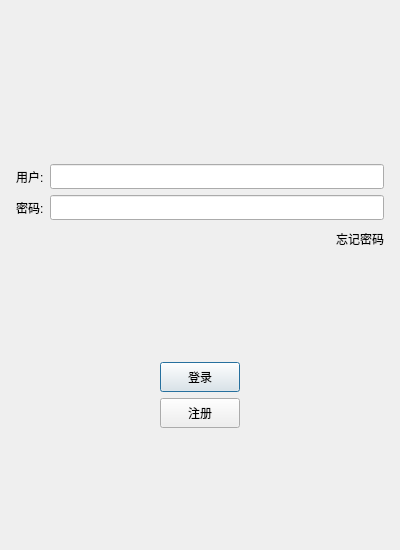
<?xml version="1.0" encoding="UTF-8"?>
<ui version="4.0">
 <class>LoginClass</class>
 <widget class="QDialog" name="LoginClass">
  <property name="geometry">
   <rect>
    <x>0</x>
    <y>0</y>
    <width>400</width>
    <height>550</height>
   </rect>
  </property>
  <property name="minimumSize">
   <size>
    <width>400</width>
    <height>550</height>
   </size>
  </property>
  <property name="maximumSize">
   <size>
    <width>400</width>
    <height>550</height>
   </size>
  </property>
  <property name="windowTitle">
   <string>Login</string>
  </property>
  <layout class="QVBoxLayout" name="verticalLayout_2">
   <item>
    <layout class="QVBoxLayout" name="verticalLayout">
     <property name="leftMargin">
      <number>5</number>
     </property>
     <property name="topMargin">
      <number>5</number>
     </property>
     <property name="rightMargin">
      <number>5</number>
     </property>
     <property name="bottomMargin">
      <number>5</number>
     </property>
     <item>
      <widget class="QWidget" name="widget" native="true">
       <layout class="QGridLayout" name="gridLayout">
        <item row="0" column="0">
         <widget class="QLabel" name="label">
          <property name="text">
           <string/>
          </property>
          <property name="pixmap">
           <pixmap resource="MainWindow.qrc">:/image/resource/KamneRider.png</pixmap>
          </property>
          <property name="alignment">
           <set>Qt::AlignmentFlag::AlignCenter</set>
          </property>
         </widget>
        </item>
       </layout>
      </widget>
     </item>
     <item>
      <spacer name="verticalSpacer">
       <property name="orientation">
        <enum>Qt::Orientation::Vertical</enum>
       </property>
       <property name="sizeHint" stdset="0">
        <size>
         <width>20</width>
         <height>40</height>
        </size>
       </property>
      </spacer>
     </item>
     <item>
      <layout class="QHBoxLayout" name="horizontalLayout">
       <item>
        <widget class="QLabel" name="user_label">
         <property name="minimumSize">
          <size>
           <width>0</width>
           <height>25</height>
          </size>
         </property>
         <property name="text">
          <string>用户:</string>
         </property>
        </widget>
       </item>
       <item>
        <widget class="QLineEdit" name="user_lineEdit">
         <property name="minimumSize">
          <size>
           <width>0</width>
           <height>25</height>
          </size>
         </property>
        </widget>
       </item>
      </layout>
     </item>
     <item>
      <layout class="QHBoxLayout" name="horizontalLayout_2">
       <item>
        <widget class="QLabel" name="pwd_label">
         <property name="minimumSize">
          <size>
           <width>0</width>
           <height>25</height>
          </size>
         </property>
         <property name="text">
          <string>密码:</string>
         </property>
        </widget>
       </item>
       <item>
        <widget class="QLineEdit" name="pwd_lineEdit">
         <property name="minimumSize">
          <size>
           <width>0</width>
           <height>25</height>
          </size>
         </property>
        </widget>
       </item>
      </layout>
     </item>
     <item>
      <layout class="QHBoxLayout" name="horizontalLayout_3">
       <item>
        <spacer name="horizontalSpacer">
         <property name="orientation">
          <enum>Qt::Orientation::Horizontal</enum>
         </property>
         <property name="sizeHint" stdset="0">
          <size>
           <width>40</width>
           <height>20</height>
          </size>
         </property>
        </spacer>
       </item>
       <item>
        <widget class="ClickedLabel" name="forget_label">
         <property name="minimumSize">
          <size>
           <width>0</width>
           <height>25</height>
          </size>
         </property>
         <property name="text">
          <string>忘记密码</string>
         </property>
        </widget>
       </item>
      </layout>
     </item>
     <item>
      <spacer name="verticalSpacer_2">
       <property name="orientation">
        <enum>Qt::Orientation::Vertical</enum>
       </property>
       <property name="sizeHint" stdset="0">
        <size>
         <width>20</width>
         <height>50</height>
        </size>
       </property>
      </spacer>
     </item>
     <item>
      <layout class="QHBoxLayout" name="horizontalLayout_4">
       <item>
        <spacer name="horizontalSpacer_2">
         <property name="orientation">
          <enum>Qt::Orientation::Horizontal</enum>
         </property>
         <property name="sizeHint" stdset="0">
          <size>
           <width>40</width>
           <height>20</height>
          </size>
         </property>
        </spacer>
       </item>
       <item>
        <widget class="QPushButton" name="login_Button">
         <property name="minimumSize">
          <size>
           <width>50</width>
           <height>30</height>
          </size>
         </property>
         <property name="text">
          <string>登录</string>
         </property>
        </widget>
       </item>
       <item>
        <spacer name="horizontalSpacer_3">
         <property name="orientation">
          <enum>Qt::Orientation::Horizontal</enum>
         </property>
         <property name="sizeHint" stdset="0">
          <size>
           <width>40</width>
           <height>20</height>
          </size>
         </property>
        </spacer>
       </item>
      </layout>
     </item>
     <item>
      <layout class="QHBoxLayout" name="horizontalLayout_5">
       <item>
        <spacer name="horizontalSpacer_4">
         <property name="orientation">
          <enum>Qt::Orientation::Horizontal</enum>
         </property>
         <property name="sizeHint" stdset="0">
          <size>
           <width>40</width>
           <height>20</height>
          </size>
         </property>
        </spacer>
       </item>
       <item>
        <widget class="QPushButton" name="register_Button">
         <property name="minimumSize">
          <size>
           <width>50</width>
           <height>30</height>
          </size>
         </property>
         <property name="text">
          <string>注册</string>
         </property>
        </widget>
       </item>
       <item>
        <spacer name="horizontalSpacer_5">
         <property name="orientation">
          <enum>Qt::Orientation::Horizontal</enum>
         </property>
         <property name="sizeHint" stdset="0">
          <size>
           <width>40</width>
           <height>20</height>
          </size>
         </property>
        </spacer>
       </item>
      </layout>
     </item>
     <item>
      <spacer name="verticalSpacer_3">
       <property name="orientation">
        <enum>Qt::Orientation::Vertical</enum>
       </property>
       <property name="sizeHint" stdset="0">
        <size>
         <width>20</width>
         <height>70</height>
        </size>
       </property>
      </spacer>
     </item>
    </layout>
   </item>
  </layout>
 </widget>
 <layoutdefault spacing="6" margin="11"/>
 <customwidgets>
  <customwidget>
   <class>ClickedLabel</class>
   <extends>QLabel</extends>
   <header>clickedlabel.h</header>
  </customwidget>
 </customwidgets>
 <resources>
  <include location="MainWindow.qrc"/>
 </resources>
 <connections/>
</ui>
